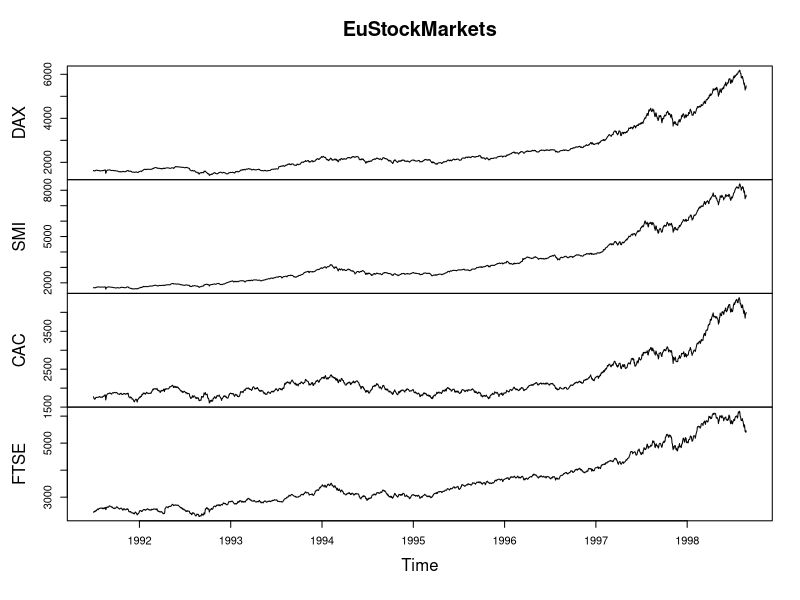
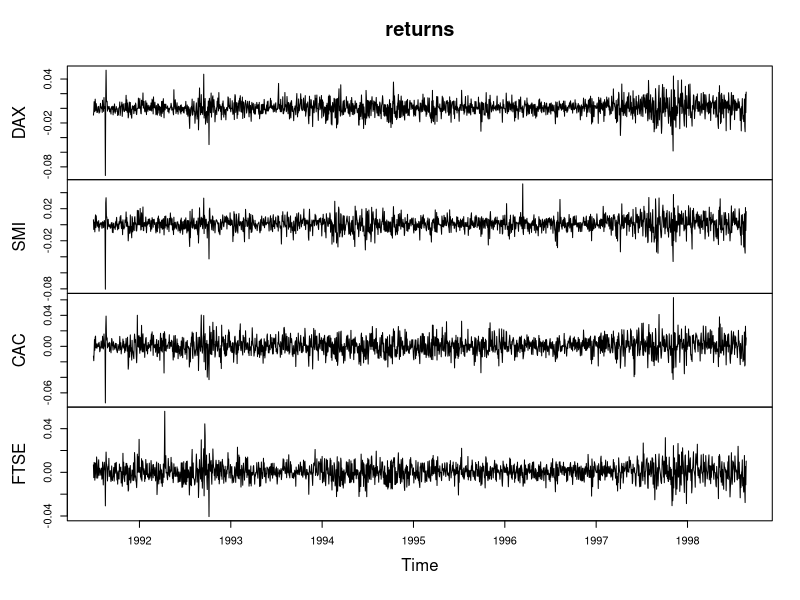
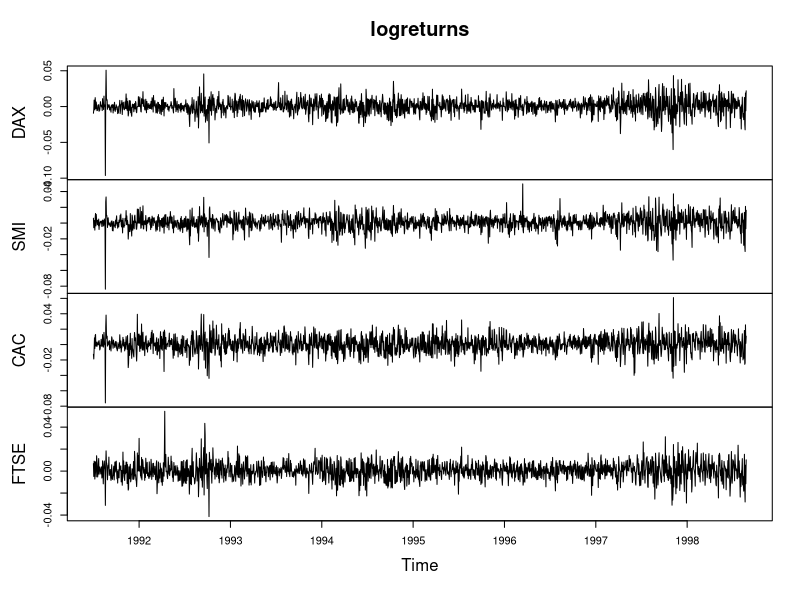
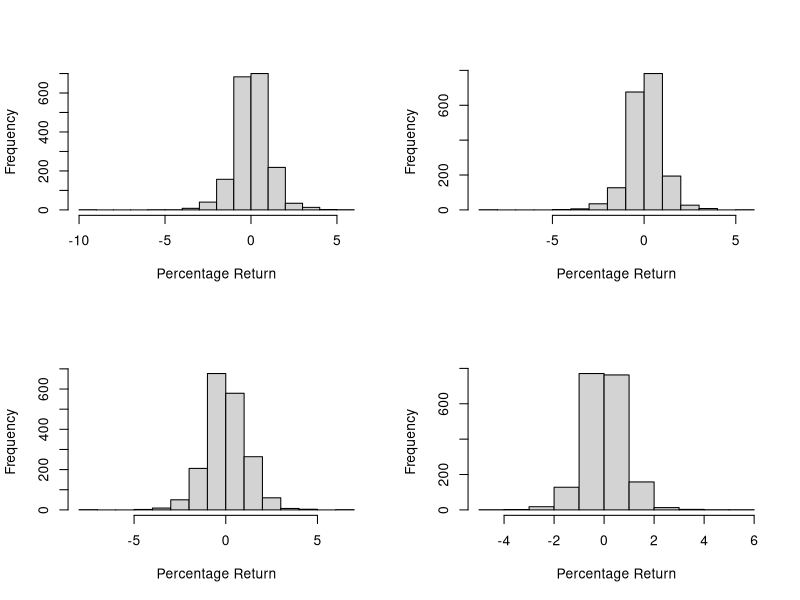
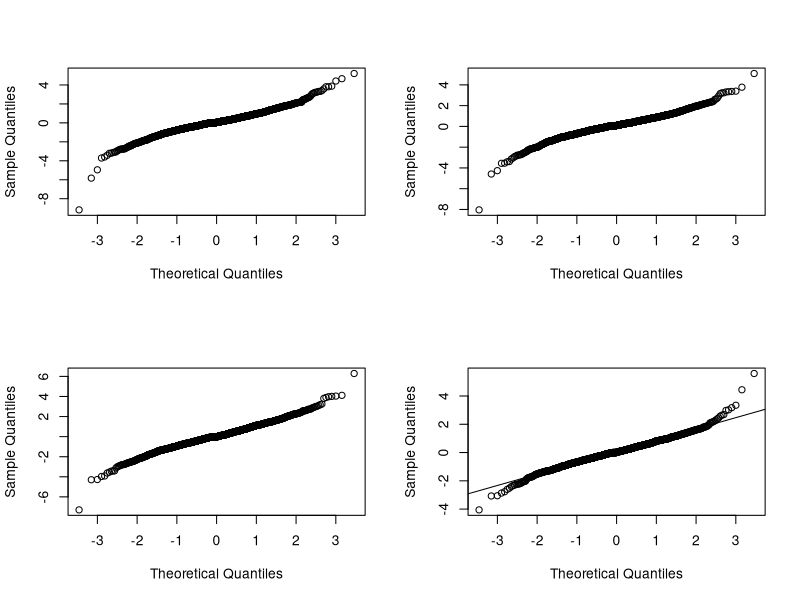
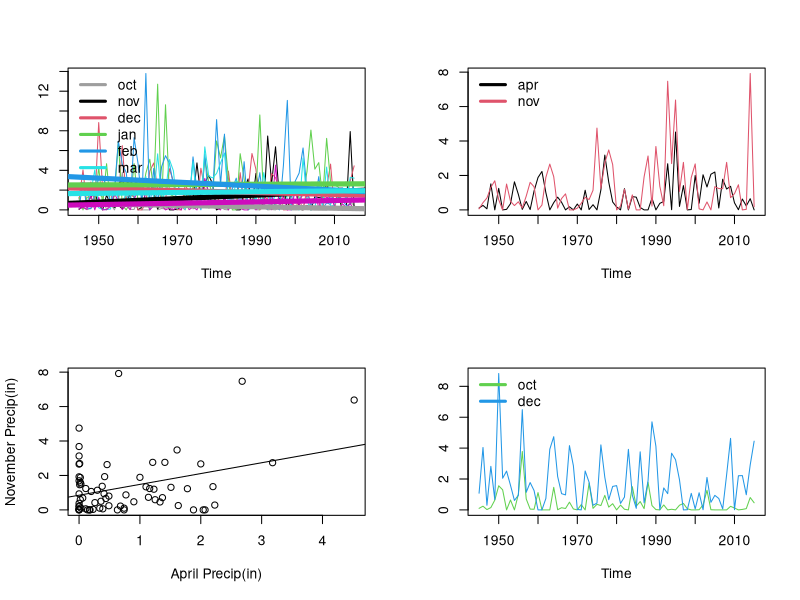
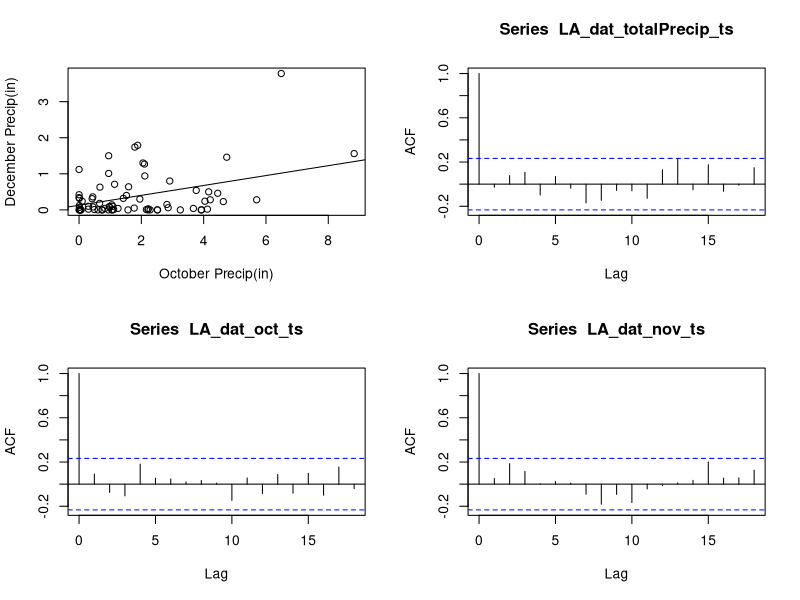
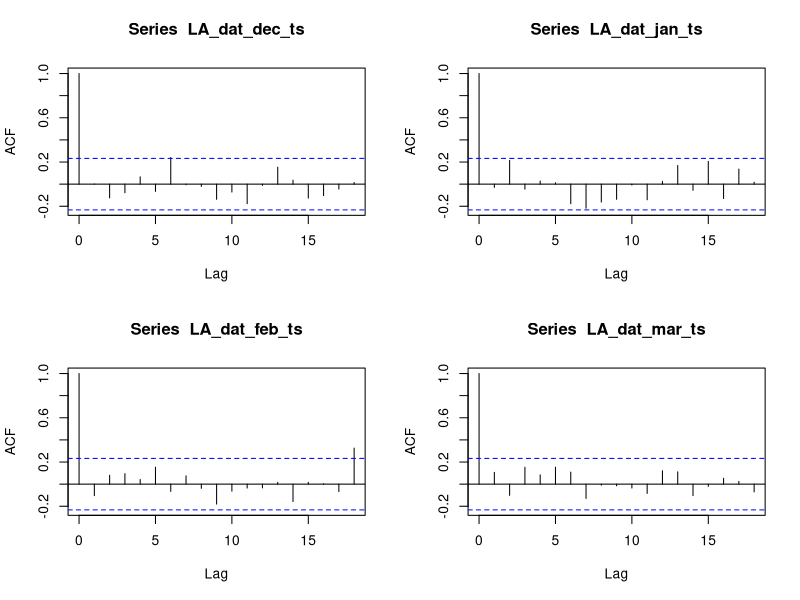

The R source for these figures, in order:
data(EuStockMarkets)
# This dataset contains daily closing prices of major European stock indices from 
# 1991-1998, specifically, from Germany (DAX), Switzerland (SMI), France (CAC), 
# and the UK (FTSE). The data were observed when the markets were open, so there 
# are no observations on weekends and holidays. We will proceed with the 
# approximation that this dataset has evenly spaced observations and is a four 
# dimensional time series.


## Asset prices vs. asset returns

# Plot eu_stocks
plot(EuStockMarkets)

# Use this code to  convert daily prices in the eu_stocks data to daily net returns
returns <- EuStockMarkets[-1,] / EuStockMarkets[-1860,] - 1

# Convert returns to ts
returns <- ts(returns, start = c(1991, 130), frequency = 260)

# Plot returns
plot(returns)

# Use this code to convert prices to log returns
logreturns <- diff(log(EuStockMarkets))

# Plot logreturns
plot(logreturns)

# eu_percentreturns dataset, which is the percentage returns calculated from your EuStockMarkets data
eu_percentreturns <- 100*returns

# Generate means from eu_percentreturns
colMeans(eu_percentreturns)

# Use apply to calculate sample variance from eu_percentreturns
apply(eu_percentreturns, MARGIN = 2, FUN = var)

# Use apply to calculate standard deviation from eu_percentreturns
apply(eu_percentreturns, MARGIN = 2, FUN = sd)

# Display a histogram of percent returns for each index
par(mfrow = c(2,2))
apply(eu_percentreturns, MARGIN = 2, FUN = hist, main = "", xlab = "Percentage Return")

# Display normal quantile plots of percent returns for each index
par(mfrow = c(2,2))
apply(eu_percentreturns, MARGIN = 2, FUN = qqnorm, main = "")
qqline(eu_percentreturns)

# Covariance & Correlation
# Use cov() with DAX_logreturns and FTSE_logreturns
DAX_logreturns <- logreturns[,1]
FTSE_logreturns <- logreturns[,4]
cov(DAX_logreturns, FTSE_logreturns)

# Use cov() with logreturns
cov(logreturns)

# Use cor() with DAX_logreturns and FTSE_logreturns
cor(DAX_logreturns, FTSE_logreturns)

# Use cor() with logreturns
cor(logreturns)


## Autocorrelations
# Load Monthly Los Angeles Precip Data
LA_dat_oct = read.csv("./LA_Precip_Oct.csv")
LA_dat_oct <- LA_dat_oct[,c(1,9)]
LA_dat_nov = read.csv("./LA_Precip_Nov.csv")
LA_dat_nov <- LA_dat_nov[,c(1,9)]
LA_dat_dec = read.csv("./LA_Precip_Dec.csv")
LA_dat_dec <- LA_dat_dec[,c(1,9)]
LA_dat_jan = read.csv("./LA_Precip_Jan.csv")
LA_dat_jan <- LA_dat_jan[,c(1,9)]
LA_dat_feb = read.csv("./LA_Precip_Feb.csv")
LA_dat_feb <- LA_dat_feb[,c(1,9)]
LA_dat_mar = read.csv("./LA_Precip_Mar.csv")
LA_dat_mar <- LA_dat_mar[,c(1,9)]
LA_dat_apr = read.csv("./LA_Precip_Apr.csv")
LA_dat_apr <- LA_dat_apr[,c(1,9)]

# combined monthly precip dataset
LA_dat_comb <- rbind(LA_dat_oct,LA_dat_nov,LA_dat_dec,LA_dat_jan,LA_dat_feb,LA_dat_mar,LA_dat_apr)

# Time series of Los Angeles monthly precip.
LA_dat_oct_ts <- ts(LA_dat_oct[,2], start = 1945, frequency = 1)
LA_dat_nov_ts <- ts(LA_dat_nov[,2], start = 1945, frequency = 1)
LA_dat_dec_ts <- ts(LA_dat_dec[,2], start = 1945, frequency = 1)
LA_dat_jan_ts <- ts(LA_dat_jan[,2], start = 1945, frequency = 1)
LA_dat_feb_ts <- ts(LA_dat_feb[,2], start = 1945, frequency = 1)
LA_dat_mar_ts <- ts(LA_dat_mar[,2], start = 1945, frequency = 1)
LA_dat_apr_ts <- ts(LA_dat_apr[,2], start = 1945, frequency = 1)

# Combined monthly precip time series
LA_dat_comb_ts <- cbind(LA_dat_oct_ts,LA_dat_nov_ts,LA_dat_dec_ts,LA_dat_jan_ts,LA_dat_feb_ts,LA_dat_mar_ts,LA_dat_apr_ts)

# plot of combined monthly precip time series
ts.plot(LA_dat_comb_ts, col=8:14)
legend("topleft", c("oct","nov","dec","jan","feb","mar","apr"), lty = 1, lwd = 3, col = 8:14, bty = "n")
abline(reg=lm(LA_dat_oct_ts~time(LA_dat_oct_ts)),col="8",lwd = 5)
abline(reg=lm(LA_dat_nov_ts~time(LA_dat_nov_ts)),col="9",lwd = 5)
abline(reg=lm(LA_dat_dec_ts~time(LA_dat_dec_ts)),col="10",lwd = 5)
abline(reg=lm(LA_dat_jan_ts~time(LA_dat_jan_ts)),col="11",lwd = 5)
abline(reg=lm(LA_dat_feb_ts~time(LA_dat_feb_ts)),col="12",lwd = 5)
abline(reg=lm(LA_dat_mar_ts~time(LA_dat_mar_ts)),col="13",lwd = 5)
abline(reg=lm(LA_dat_apr_ts~time(LA_dat_apr_ts)),col="14",lwd = 5)

# Monthly precip correlation
cor(LA_dat_comb_ts)

# plot april and november TS, because they correlate at 0.34
ts.plot(LA_dat_apr_ts,LA_dat_nov_ts,col=1:2)
legend("topleft", c("apr","nov"), lty = 1, lwd = 3, col = 1:2, bty = "n")

plot(LA_dat_nov$TotalPrecip~LA_dat_apr$TotalPrecip, xlab="April Precip(in)",ylab="November Precip(in)")
abline(lm(LA_dat_nov$TotalPrecip ~LA_dat_apr$TotalPrecip))
# regression
lm(LA_dat_nov$TotalPrecip ~LA_dat_apr$TotalPrecip)

# plot october and december TS, because they correlate at 0.39
ts.plot(LA_dat_oct_ts,LA_dat_dec_ts,col=3:4)
legend("topleft", c("oct","dec"), lty = 1, lwd = 3, col = 3:4, bty = "n")


plot(LA_dat_oct$TotalPrecip~LA_dat_dec$TotalPrecip, xlab="October Precip(in)",ylab="December Precip(in)")
abline(lm(LA_dat_oct$TotalPrecip ~LA_dat_dec$TotalPrecip))
# regression
lm(LA_dat_oct$TotalPrecip ~LA_dat_dec$TotalPrecip)


LA_dat_totalPrecip_ts <- LA_dat_oct_ts+LA_dat_nov_ts+LA_dat_dec_ts+LA_dat_jan_ts+LA_dat_feb_ts+LA_dat_mar_ts+LA_dat_apr_ts
# Autocorrelations at lag 1 and 2
# the acf() command provides a shortcut. Applying acf(..., lag.max = 1, plot = FALSE) 
# to a series x automatically calculates the lag-1 autocorrelation.

# Autocorrelations of series 'combined precip', by lag 1
acf(LA_dat_totalPrecip_ts, lag.max = 1, plot = FALSE)

# Autocorrelation by lag: "The Autocorrelation Function" (ACF) - combined precip
acf(LA_dat_totalPrecip_ts, plot = FALSE)
acf(LA_dat_totalPrecip_ts, plot = TRUE)

# autocorrelations for each mont oct-apr
# Pair of blue, horizontal, dashed lines representing lag-wise 95% confidence 
# intervals centered at zero. These are used for determining the statistical 
# significance of an individual autocorrelation estimate at a given lag versus a 
# null value of zero, i.e., no autocorrelation at that lag.
acf(LA_dat_oct_ts, plot = TRUE)
acf(LA_dat_nov_ts, plot = TRUE)
acf(LA_dat_dec_ts, plot = TRUE)
acf(LA_dat_jan_ts, plot = TRUE)
acf(LA_dat_feb_ts, plot = TRUE)
acf(LA_dat_mar_ts, plot = TRUE)
acf(LA_dat_apr_ts, plot = TRUE)
